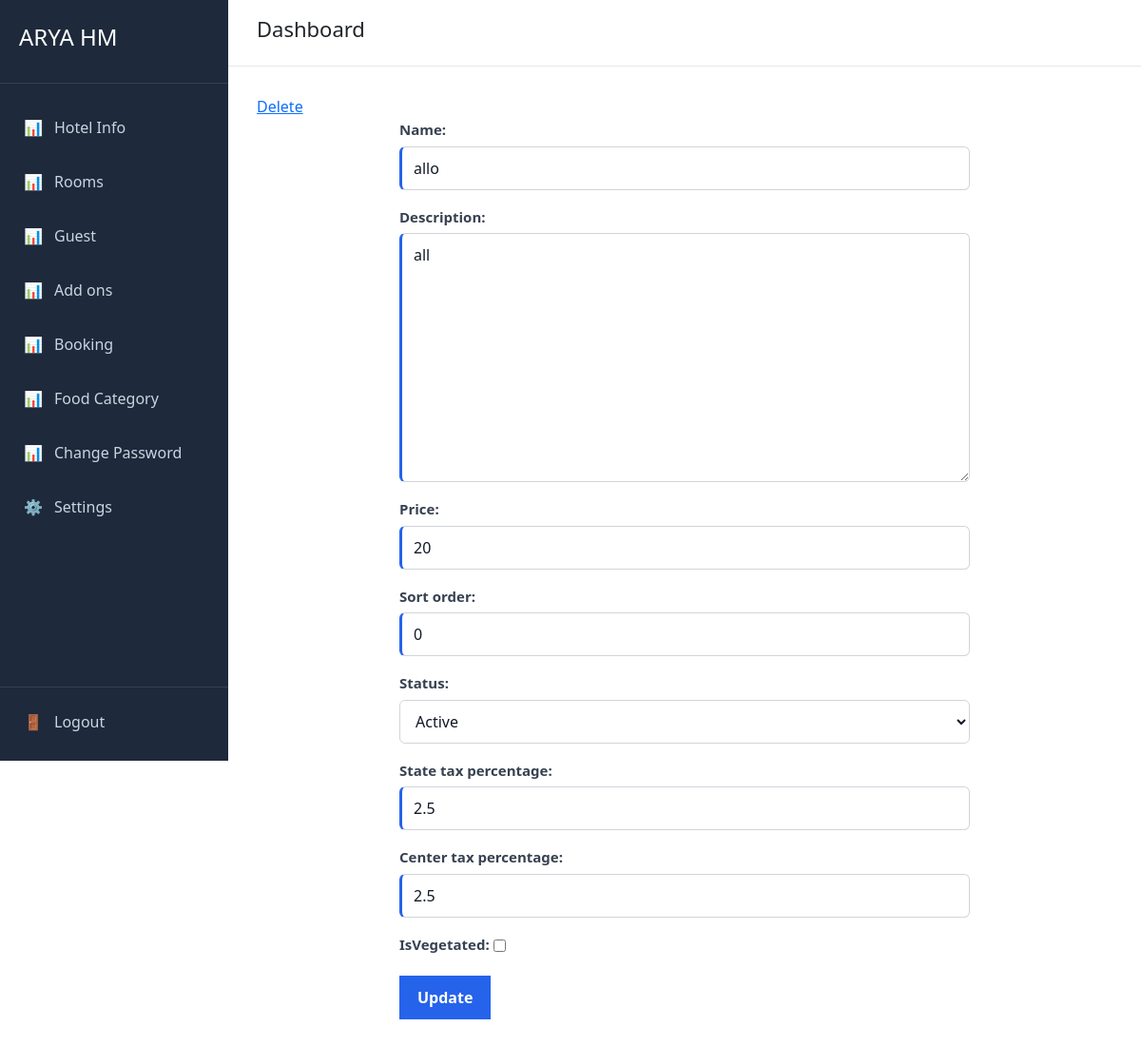
The app's page /food/item/1/edit with its own data.
### foodcategory/models.py (models this page shows, shortened)
class FoodItem(models.Model):
    hotel = models.ForeignKey(Hotel, on_delete=models.CASCADE)
    category = models.ForeignKey(FoodCategory, on_delete=models.CASCADE)
    name = models.CharField(max_length=100)
    description = models.TextField()
    price = models.IntegerField()
    sort_order = models.IntegerField(default=0)
    status = models.CharField(choices=FoodCategoryStatus.choices,default=FoodCategoryStatus.Active,max_length=2)
    state_tax_percentage=models.FloatField(default=0)
    center_tax_percentage=models.FloatField(default=0)
    isVegetated=models.BooleanField(default=False)
    create_at = models.DateTimeField(auto_now_add=True)
    update_at = models.DateTimeField(auto_now=True)
    deleted_at = models.DateTimeField(null=True, blank=True)
    @staticmethod
    def find_by_id(id: int):
        return FoodItem.objects.get(pk=id)

### foodcategory/views.py (the view)
# urls.py: path('item/<id>/edit', views.foodItem_edit, name='foodItem_edit'),
def foodItem_edit(request:HttpRequest,id:int):
    foodItem=FoodItem.find_by_id(id)
    foodItem_form=FoodItemForm(instance=foodItem)
    if request.method=="POST":
        foodItem_form=FoodItemForm(request.POST,instance=foodItem)
        if foodItem_form.is_valid():
            foodItem_form.save()
            return redirect("foodCategory_index")
    context ={
        "foodItem_form":foodItem_form,
        "foodItem":foodItem
    }
    return render(request, "fooditem/edit.html",context)

### foodcategory/forms.py (shortened to what this page needs)
class FoodItemForm(forms.ModelForm):
    class Meta:
        model = FoodItem
        fields = '__all__'
        exclude = ['deleted_at','hotel','category']
    def __init__(self,*args,**kwargs):
        super().__init__(*args,**kwargs)

### foodcategory/templates/fooditem/edit.html (shortened to what this page needs)
{% extends "user/base.html" %}
{% block page_title %}
Dashboard
{% endblock %}
{% block content %}
<a href="{% url 'foodItem_delete' id=foodItem.id %}">Delete</a>
<form method="POST">
    {{foodItem_form.as_p}}
    <button type="submit">Update</button>
</form>
{% endblock %}

### static/css/global.css (style rules this page uses)
* { margin: 0; padding: 0; box-sizing: border-box; }
body { font-family: Arial, sans-serif; background: #f5f6fa; color: #333; }
*, *::before, *::after { box-sizing: border-box; }
form { width: 100%; max-width: 600px; margin: 0 auto; }
label { display: block; margin-bottom: 6px; font-size: 15px; font-weight: 600; color: #374151; }
input, select, textarea { display: block; width: 100%; padding: 10px 12px; margin-bottom: 16px; border: 1px solid #d1d5db; border-radius: 6px; background: #fff; color: #111827; font-family: inherit; font-size: 15px; line-height: 1.5; outline: none; transition: border-color 0.2s ease, box-shadow 0.2s ease; }
input::placeholder, textarea::placeholder { color: #9ca3af; }
textarea { min-height: 120px; resize: vertical; }
select { cursor: pointer; appearance: auto; }
input[type="checkbox"], input[type="radio"] { display: inline-block; width: auto; margin: 0 6px 0 0; vertical-align: middle; }
input[type="number"] { appearance: textfield; }
button, input[type="submit"], input[type="button"], input[type="reset"] { display: inline-block; width: auto; padding: 10px 18px; border: 1px solid transparent; border-radius: 6px; background: #2563eb; color: #fff; font-family: inherit; font-size: 15px; font-weight: 600; cursor: pointer; transition: background 0.2s ease, transform 0.1s ease; }
input:required, select:required, textarea:required { border-left: 3px solid #2563eb; }

### records on screen
FoodItem: name "allo", description "all", price "20", sort_order "0", status "Active", state_tax_percentage "2.5", center_tax_percentage "2.5"
